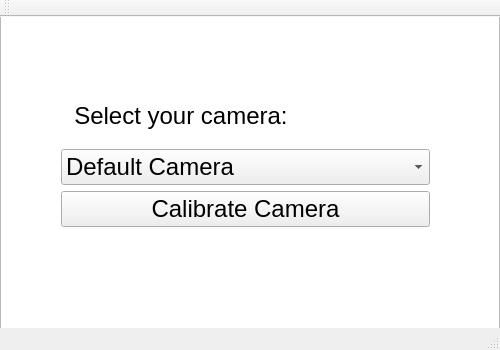
<?xml version="1.0" encoding="UTF-8"?>
<ui version="4.0">
 <class>MainWindow</class>
 <widget class="QMainWindow" name="MainWindow">
  <property name="geometry">
   <rect>
    <x>0</x>
    <y>0</y>
    <width>500</width>
    <height>350</height>
   </rect>
  </property>
  <property name="windowTitle">
   <string>Brontossauro</string>
  </property>
  <widget class="QWidget" name="centralWidget">
   <widget class="QGraphicsView" name="graphicsView">
    <property name="geometry">
     <rect>
      <x>0</x>
      <y>-20</y>
      <width>500</width>
      <height>350</height>
     </rect>
    </property>
    <property name="font">
     <font>
      <pointsize>18</pointsize>
     </font>
    </property>
    <property name="styleSheet">
     <string notr="true">background-image: url(:/new/prefix1/brontossaurus/brontossauro3.jpg);</string>
    </property>
   </widget>
   <widget class="QWidget" name="">
    <property name="geometry">
     <rect>
      <x>50</x>
      <y>60</y>
      <width>391</width>
      <height>161</height>
     </rect>
    </property>
    <layout class="QVBoxLayout" name="verticalLayout">
     <item>
      <widget class="QLabel" name="label">
       <property name="font">
        <font>
         <pointsize>18</pointsize>
        </font>
       </property>
       <property name="text">
        <string>  Select your camera:</string>
       </property>
      </widget>
     </item>
     <item>
      <widget class="QComboBox" name="comboBox">
       <property name="font">
        <font>
         <pointsize>18</pointsize>
        </font>
       </property>
       <property name="editable">
        <bool>false</bool>
       </property>
       <property name="currentText">
        <string>Default Camera</string>
       </property>
       <item>
        <property name="text">
         <string>Default Camera</string>
        </property>
       </item>
       <item>
        <property name="text">
         <string>Non-default camera 1</string>
        </property>
       </item>
       <item>
        <property name="text">
         <string>Non-default camera 2</string>
        </property>
       </item>
      </widget>
     </item>
     <item>
      <widget class="QPushButton" name="pushButton_2">
       <property name="font">
        <font>
         <pointsize>18</pointsize>
        </font>
       </property>
       <property name="text">
        <string>Calibrate Camera</string>
       </property>
      </widget>
     </item>
    </layout>
   </widget>
  </widget>
  <widget class="QMenuBar" name="menuBar">
   <property name="geometry">
    <rect>
     <x>0</x>
     <y>0</y>
     <width>500</width>
     <height>20</height>
    </rect>
   </property>
  </widget>
  <widget class="QToolBar" name="mainToolBar">
   <attribute name="toolBarArea">
    <enum>TopToolBarArea</enum>
   </attribute>
   <attribute name="toolBarBreak">
    <bool>false</bool>
   </attribute>
  </widget>
  <widget class="QStatusBar" name="statusBar"/>
 </widget>
 <layoutdefault spacing="6" margin="11"/>
 <resources/>
 <connections/>
</ui>
